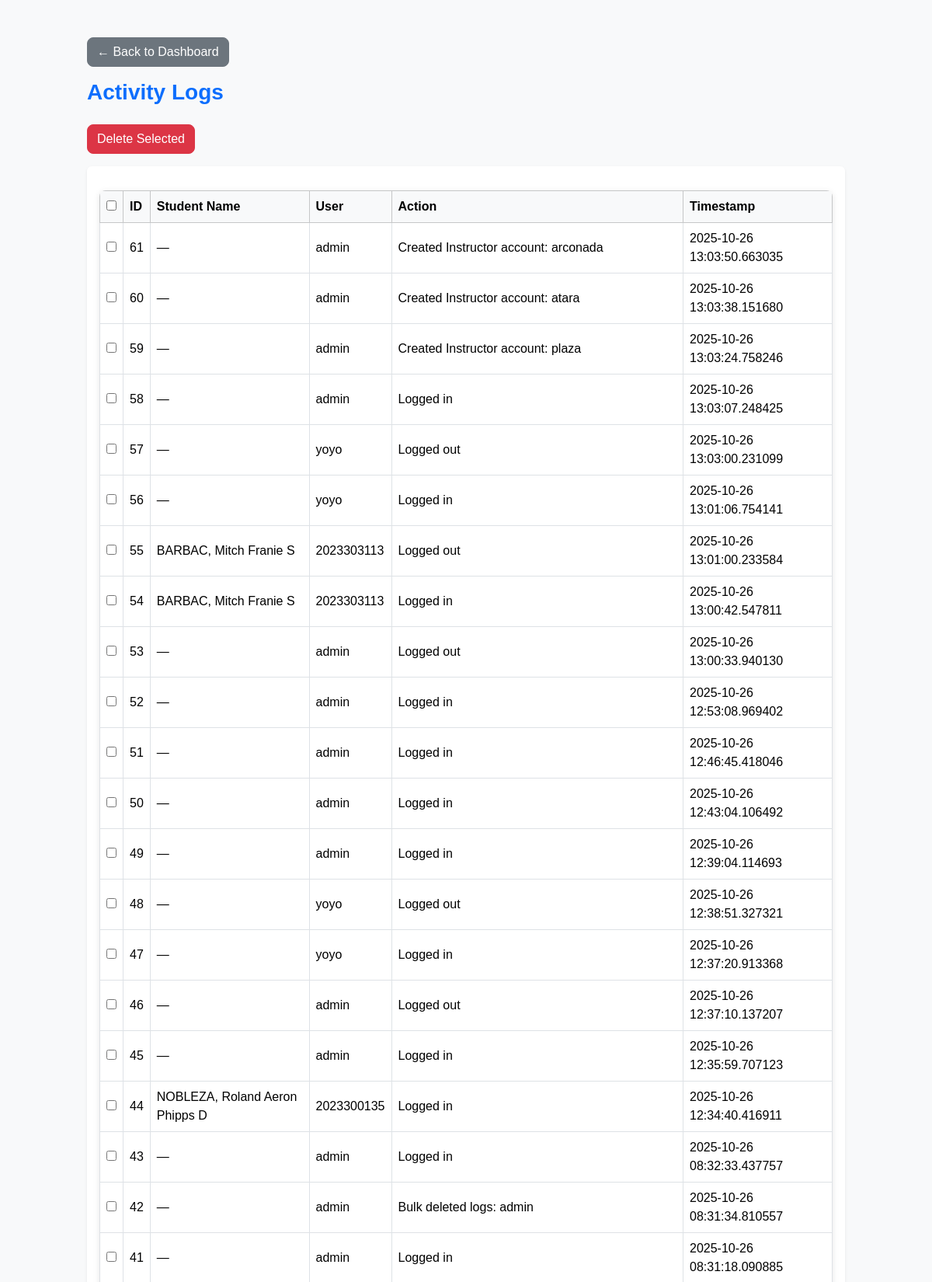
The app's page /view_logs (signed in, upper part) with its own data.
### app.py (models this page shows)
class Log(db.Model):
    id = db.Column(db.Integer, primary_key=True)
    user = db.Column(db.String(100))
    action = db.Column(db.String(255))
    timestamp = db.Column(db.DateTime, default=datetime.utcnow)

class Student(db.Model):
    __tablename__ = 'student'
    student_id = db.Column(db.String(100), primary_key=True)
    subject = db.Column(db.String(100), primary_key=True)
    name = db.Column(db.String(150), nullable=False)
    quiz1 = db.Column(db.String(10), default='0')
    quiz2 = db.Column(db.String(10), default='0')
    quiz3 = db.Column(db.String(10), default='0')
    quiz4 = db.Column(db.String(10), default='0')
    quiz5 = db.Column(db.String(10), default='0')
    quiz6 = db.Column(db.String(10), default='0')
    quiz7 = db.Column(db.String(10), default='0')
    quiz8 = db.Column(db.String(10), default='0')
    midterm_exam = db.Column(db.String(10), default='0')
    finals_exam = db.Column(db.String(10), default='0')
    midterm_grade = db.Column(db.String(10), default='0')
    finals_grade = db.Column(db.String(10), default='0')
    midterm_remarks = db.Column(db.String(50))
    finals_remarks = db.Column(db.String(50))
    overall_grade = db.Column(db.String(10), default='0')
    overall_remarks = db.Column(db.String(50))
    __table_args__ = (
        db.UniqueConstraint('student_id', 'subject', name='uix_student_subject'),
    )

### app.py (the view)
@app.route('/view_logs')
@login_required(role='Admin')
def view_logs():
    logs = Log.query.order_by(Log.timestamp.desc()).all()
    logs_with_student_name = []
    for log in logs:
        student = Student.query.filter_by(student_id=log.user).first()
        student_name = student.name if student else None
        logs_with_student_name.append({
            'id': log.id,
            'student_name': student_name,
            'user': log.user,
            'action': log.action,
            'timestamp': log.timestamp
        })
    return render_template('logs.html', logs=logs_with_student_name)

### app.py (called while the page is built)
def login_required(role=None):
    def decorator(f):
        @wraps(f)
        def decorated_function(*args, **kwargs):
            if 'user_id' not in session:
                flash("Please log in first.", "danger")
                return redirect(url_for('login'))
            if role and session.get('role') not in (role if isinstance(role, list) else [role]):
                flash("Access denied.", "danger")
                return redirect(url_for('login'))
            return f(*args, **kwargs)
        return decorated_function
    return decorator

### templates/logs.html (shortened to what this page needs)
<!DOCTYPE html>
<html lang="en">
<head>
<link href="https://cdn.jsdelivr.net/npm/bootstrap@5.3.3/dist/css/bootstrap.min.css" rel="stylesheet">
<link rel="stylesheet" href="{{ url_for('static', filename='css/style.css') }}">
</head>
<body class="bg-light">
<div class="container mt-5">
    <div class="mb-3">
        <a href="{{ url_for('dashboard_admin') }}" class="btn btn-secondary">
            ← Back to Dashboard
        </a>
    </div>
    <h3 class="text-primary mb-4">Activity Logs</h3>
    <div class="mb-3 d-flex gap-2">
        <button type="button" class="btn btn-danger" id="delete-selected" data-bs-toggle="modal" data-bs-target="#confirmDeleteModal">
            Delete Selected
        </button>
    </div>
    <form method="POST" action="{{ url_for('bulk_delete_logs') }}" id="bulk-delete-form">
        <div class="table-responsive shadow-sm bg-white p-3 rounded">
            <table class="table table-bordered table-hover align-middle mb-0">
                <thead class="table-light">
                    <tr>
                        <th><input type="checkbox" id="select-all"></th>
                        <th>ID</th>
                        <th>Student Name</th>
                        <th>User</th>
                        <th>Action</th>
                        <th>Timestamp</th>
                    </tr>
                </thead>
                <tbody>
                    {% for log in logs %}
                    <tr>
                        <td><input type="checkbox" name="log_ids" value="{{ log.id }}"></td>
                        <td>{{ log.id }}</td>
                        <td>{{ log.student_name or '—' }}</td>
                        <td>{{ log.user or '—' }}</td>
                        <td>{{ log.action }}</td>
                        <td>{{ log.timestamp }}</td>
                    </tr>
                    {% else %}
                    <tr>
                        <td colspan="6" class="text-center">No logs found.</td>
                    </tr>
                    {% endfor %}
                </tbody>
            </table>
        </div>
    </form>
</div>
</body>
</html>

### static/css/style.css (style rules this page uses)
#delete-selected { transition: background-color 0.3s, transform 0.2s; }
.table { border-radius: 8px; overflow: hidden; box-shadow: 0 2px 8px rgba(0,0,0,0.1); }
.table { margin-top: 15px; }
body { background-color: #f8f9fa; font-family: "Poppins", Arial, sans-serif; color: #333; }
.container { max-width: 1000px; }
h1, h2, h3 { font-weight: 600; }
h3.text-primary { color: #0d6efd !important; }
.btn { border-radius: 8px !important; font-weight: 500; transition: transform 0.2s ease, box-shadow 0.2s ease; }

### records on screen
Log: id "61", student_name "—", user "admin", action "Created Instructor account: arconada", timestamp "2025-10-26 13:03:50.663035"
Log: id "60", student_name "—", user "admin", action "Created Instructor account: atara", timestamp "2025-10-26 13:03:38.151680"
Log: id "59", student_name "—", user "admin", action "Created Instructor account: plaza", timestamp "2025-10-26 13:03:24.758246"
Log: id "58", student_name "—", user "admin", action "Logged in", timestamp "2025-10-26 13:03:07.248425"
Log: id "57", student_name "—", user "yoyo", action "Logged out", timestamp "2025-10-26 13:03:00.231099"
Log: id "56", student_name "—", user "yoyo", action "Logged in", timestamp "2025-10-26 13:01:06.754141"
Student: name "BARBAC, Mitch Franie S" "BARBAC, Mitch Franie S"
Log: user "2023303113", action "Logged out", timestamp "2025-10-26 13:01:00.233584"
Log: user "2023303113", action "Logged in", timestamp "2025-10-26 13:00:42.547811"
Log: id "53", student_name "—", user "admin", action "Logged out", timestamp "2025-10-26 13:00:33.940130"
Log: id "52", student_name "—", user "admin", action "Logged in", timestamp "2025-10-26 12:53:08.969402"
Log: id "51", student_name "—", user "admin", action "Logged in", timestamp "2025-10-26 12:46:45.418046"
Log: id "50", student_name "—", user "admin", action "Logged in", timestamp "2025-10-26 12:43:04.106492"
Log: id "49", student_name "—", user "admin", action "Logged in", timestamp "2025-10-26 12:39:04.114693"
Log: id "48", student_name "—", user "yoyo", action "Logged out", timestamp "2025-10-26 12:38:51.327321"
Log: id "47", student_name "—", user "yoyo", action "Logged in", timestamp "2025-10-26 12:37:20.913368"
Log: id "46", student_name "—", user "admin", action "Logged out", timestamp "2025-10-26 12:37:10.137207"
Log: id "45", student_name "—", user "admin", action "Logged in", timestamp "2025-10-26 12:35:59.707123"
Student: name "NOBLEZA, Roland Aeron Phipps D"
Log: user "2023300135", action "Logged in", timestamp "2025-10-26 12:34:40.416911"
Log: id "43", student_name "—", user "admin", action "Logged in", timestamp "2025-10-26 08:32:33.437757"
Log: id "42", student_name "—", user "admin", action "Bulk deleted logs: admin", timestamp "2025-10-26 08:31:34.810557"
Log: id "41", student_name "—", user "admin", action "Logged in", timestamp "2025-10-26 08:31:18.090885"

### other values on screen
{{ log.id }} "55" "54" "44"
